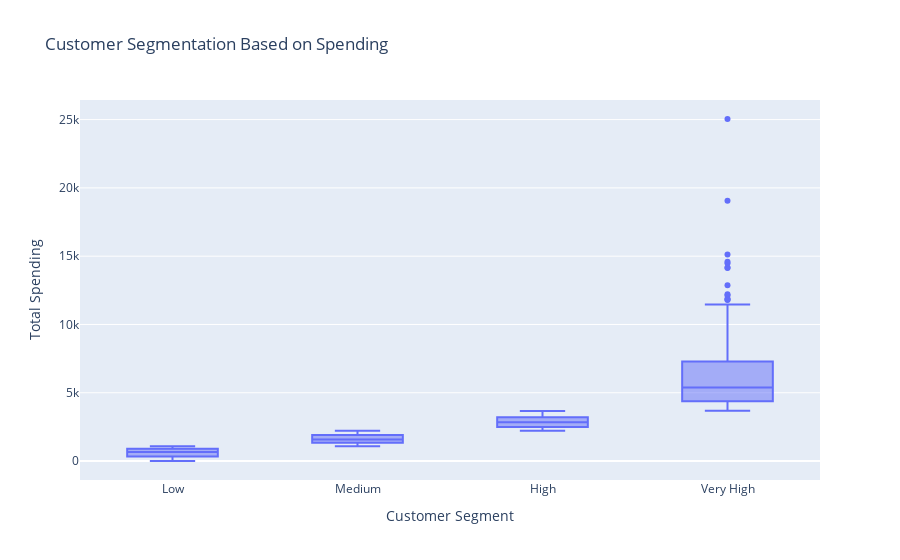

Write notebook code for a chart like this one.
### Code cell
# Segment customers by total spending
customer_spending = data_filtered.groupby('Customer Name')['Sales'].sum().reset_index()
customer_spending['Segment'] = pd.qcut(customer_spending['Sales'], q=4, labels=['Low', 'Medium', 'High', 'Very High'])

# Plotting customer segmentation
fig = px.box(customer_spending, x='Segment', y='Sales',
             title='Customer Segmentation Based on Spending',
             labels={'Sales': 'Total Spending', 'Segment': 'Customer Segment'})
fig.show()

### Figure 1 — Plotly figure (JSON) as saved in the notebook; plotly's stock layout.template omitted (floating-point values rounded to 4 significant figures; data arrays with more than 128 entries replaced by an {"elided": "..."} marker saying what was removed)
{"data": [{"alignmentgroup": "True", "hovertemplate": "Customer Segment=%{x}<br>Total Spending=%{y}<extra></extra>", "legendgroup": "", "marker": {"color": "#636efa"}, "name": "", "notched": false, "offsetgroup": "", "orientation": "v", "showlegend": false, "type": "box", "x": {"elided": "793 str values"}, "x0": " ", "xaxis": "x", "y": {"elided": "793 float values"}, "y0": " ", "yaxis": "y"}], "layout": {"autosize": true, "boxmode": "group", "legend": {"tracegroupgap": 0}, "title": {"text": "Customer Segmentation Based on Spending"}, "xaxis": {"anchor": "y", "autorange": true, "domain": [0, 1], "range": [-0.5, 3.5], "title": {"text": "Customer Segment"}, "type": "category"}, "yaxis": {"anchor": "x", "autorange": true, "domain": [0, 1], "range": [-1386.0, 26430.0], "title": {"text": "Total Spending"}, "type": "linear"}}}
